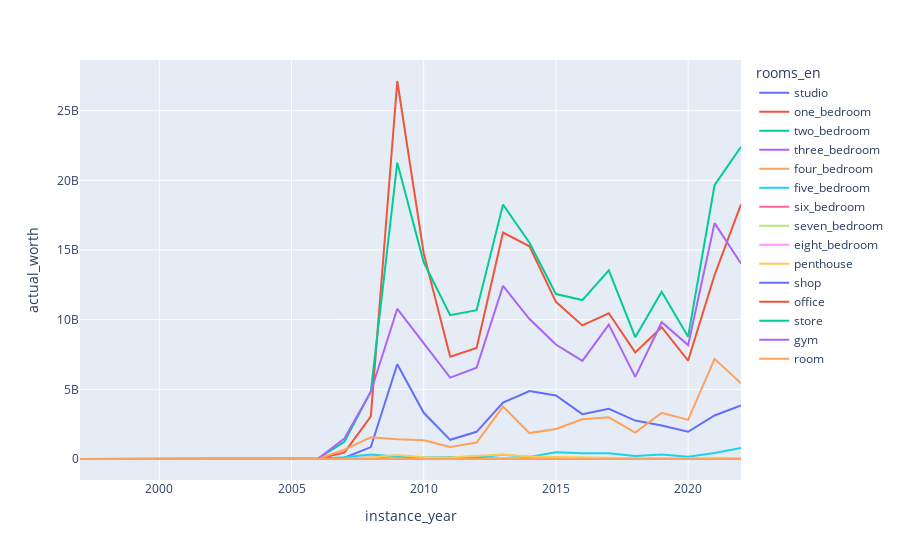

Source (notebook cell):
### Markdown cell above
# Property Type By Year

### Code cell
plot_df = dld_sub.groupby(["instance_year", "rooms_en"], as_index=False)["actual_worth"].agg(sum)
    
px.line(
    data_frame=plot_df,
    x="instance_year",
    y="actual_worth",
    color="rooms_en"
)

### Figure 1 — Plotly figure (JSON) as saved in the notebook; plotly's stock layout.template omitted (floating-point values rounded to 4 significant figures)
{"data": [{"hovertemplate": "rooms_en=studio<br>instance_year=%{x}<br>actual_worth=%{y}<extra></extra>", "legendgroup": "studio", "line": {"color": "#636efa", "dash": "solid"}, "marker": {"symbol": "circle"}, "mode": "lines", "name": "studio", "orientation": "v", "showlegend": true, "type": "scatter", "x": [1997, 1998, 1999, 2000, 2001, 2002, 2003, 2004, 2005, 2006, 2007, 2008, 2009, 2010, 2011, 2012, 2013, 2014, 2015, 2016, 2017, 2018, 2019, 2020, 2021, 2022], "xaxis": "x", "y": [0, 0, 0, 0, 0, 0, 0, 252000, 927410, 1636055, 91821586, 856378666, 6799311945, 3314792314, 1376178222, 1949832925, 4051076145, 4881636236, 4563707424, 3217360883, 3605476833, 2756770587, 2403762162, 1953726388, 3125658174, 3838942260], "yaxis": "y"}, {"hovertemplate": "rooms_en=one_bedroom<br>instance_year=%{x}<br>actual_worth=%{y}<extra></extra>", "legendgroup": "one_bedroom", "line": {"color": "#EF553B", "dash": "solid"}, "marker": {"symbol": "circle"}, "mode": "lines", "name": "one_bedroom", "orientation": "v", "showlegend": true, "type": "scatter", "x": [1997, 1998, 1999, 2000, 2001, 2002, 2003, 2004, 2005, 2006, 2007, 2008, 2009, 2010, 2011, 2012, 2013, 2014, 2015, 2016, 2017, 2018, 2019, 2020, 2021, 2022], "xaxis": "x", "y": [0, 0, 0, 0, 0, 0, 0, 5784700, 12892636, 11013083, 463635565, 3059978921, 27131040203, 14771163516, 7341464671, 7975594624, 16254893203, 15264824956, 11280161602, 9589468051, 10462178722, 7654187599, 9459320836, 7064546630, 13196855153, 18269470490], "yaxis": "y"}, {"hovertemplate": "rooms_en=two_bedroom<br>instance_year=%{x}<br>actual_worth=%{y}<extra></extra>", "legendgroup": "two_bedroom", "line": {"color": "#00cc96", "dash": "solid"}, "marker": {"symbol": "circle"}, "mode": "lines", "name": "two_bedroom", "orientation": "v", "showlegend": true, "type": "scatter", "x": [1997, 1998, 1999, 2000, 2001, 2002, 2003, 2004, 2005, 2006, 2007, 2008, 2009, 2010, 2011, 2012, 2013, 2014, 2015, 2016, 2017, 2018, 2019, 2020, 2021, 2022], "xaxis": "x", "y": [0, 0, 0, 0, 0, 0, 0, 24941000, 15894845, 29755422, 1228685381, 4843630502, 21271121602, 14120419381, 10323940447, 10679336131, 18258338697, 15524023662, 11837671248, 11407184327, 13540969957, 8743150810, 12001858985, 8778633213, 19648683224, 22407207174], "yaxis": "y"}, {"hovertemplate": "rooms_en=three_bedroom<br>instance_year=%{x}<br>actual_worth=%{y}<extra></extra>", "legendgroup": "three_bedroom", "line": {"color": "#ab63fa", "dash": "solid"}, "marker": {"symbol": "circle"}, "mode": "lines", "name": "three_bedroom", "orientation": "v", "showlegend": true, "type": "scatter", "x": [1997, 1998, 1999, 2000, 2001, 2002, 2003, 2004, 2005, 2006, 2007, 2008, 2009, 2010, 2011, 2012, 2013, 2014, 2015, 2016, 2017, 2018, 2019, 2020, 2021, 2022], "xaxis": "x", "y": [0, 0, 0, 0, 0, 0, 0, 18176000, 6150000, 7232500, 1474290678, 4830152805, 10779752681, 8282043542, 5844580830, 6550616974, 12432438053, 10045063341, 8213466997, 7041209413, 9645395947, 5892227721, 9818421180, 8175083873, 16928232825, 14030203929], "yaxis": "y"}, {"hovertemplate": "rooms_en=four_bedroom<br>instance_year=%{x}<br>actual_worth=%{y}<extra></extra>", "legendgroup": "four_bedroom", "line": {"color": "#FFA15A", "dash": "solid"}, "marker": {"symbol": "circle"}, "mode": "lines", "name": "four_bedroom", "orientation": "v", "showlegend": true, "type": "scatter", "x": [1997, 1998, 1999, 2000, 2001, 2002, 2003, 2004, 2005, 2006, 2007, 2008, 2009, 2010, 2011, 2012, 2013, 2014, 2015, 2016, 2017, 2018, 2019, 2020, 2021, 2022], "xaxis": "x", "y": [0, 0, 0, 0, 0, 0, 0, 0, 0, 0, 668421056, 1554894694, 1422777889, 1339038939, 866156988, 1182061397, 3757485890, 1859912981, 2157849404, 2847189197, 2989926057, 1899702480, 3312617348, 2803928234, 7186310148, 5431527015], "yaxis": "y"}, {"hovertemplate": "rooms_en=five_bedroom<br>instance_year=%{x}<br>actual_worth=%{y}<extra></extra>", "legendgroup": "five_bedroom", "line": {"color": "#19d3f3", "dash": "solid"}, "marker": {"symbol": "circle"}, "mode": "lines", "name": "five_bedroom", "orientation": "v", "showlegend": true, "type": "scatter", "x": [1997, 1998, 1999, 2000, 2001, 2002, 2003, 2004, 2005, 2006, 2007, 2008, 2009, 2010, 2011, 2012, 2013, 2014, 2015, 2016, 2017, 2018, 2019, 2020, 2021, 2022], "xaxis": "x", "y": [0, 0, 0, 0, 0, 0, 0, 0, 0, 0, 130554269, 323593002, 177385378, 114863461, 144667341, 111556998, 303017033, 136749191, 479691076, 419072209, 418685063, 212825308, 315892287, 170409005, 433243886, 792822197], "yaxis": "y"}, {"hovertemplate": "rooms_en=six_bedroom<br>instance_year=%{x}<br>actual_worth=%{y}<extra></extra>", "legendgroup": "six_bedroom", "line": {"color": "#FF6692", "dash": "solid"}, "marker": {"symbol": "circle"}, "mode": "lines", "name": "six_bedroom", "orientation": "v", "showlegend": true, "type": "scatter", "x": [1997, 1998, 1999, 2000, 2001, 2002, 2003, 2004, 2005, 2006, 2007, 2008, 2009, 2010, 2011, 2012, 2013, 2014, 2015, 2016, 2017, 2018, 2019, 2020, 2021, 2022], "xaxis": "x", "y": [0, 0, 0, 0, 0, 0, 0, 0, 0, 0, 38608919, 99266717, 18726412, 37225394, 20505095, 40026411, 42779751, 38647850, 20075000, 26681776, 42278670, 28887613, 14059940, 12495000, 20080000, 14265000], "yaxis": "y"}, {"hovertemplate": "rooms_en=seven_bedroom<br>instance_year=%{x}<br>actual_worth=%{y}<extra></extra>", "legendgroup": "seven_bedroom", "line": {"color": "#B6E880", "dash": "solid"}, "marker": {"symbol": "circle"}, "mode": "lines", "name": "seven_bedroom", "orientation": "v", "showlegend": true, "type": "scatter", "x": [1997, 1998, 1999, 2000, 2001, 2002, 2003, 2004, 2005, 2006, 2007, 2008, 2009, 2010, 2011, 2012, 2013, 2014, 2015, 2016, 2017, 2018, 2019, 2020, 2021, 2022], "xaxis": "x", "y": [0, 0, 0, 0, 0, 0, 0, 0, 0, 0, 0, 0, 0, 0, 0, 0, 4655000, 0, 0, 0, 0, 0, 0, 0, 0, 0], "yaxis": "y"}, {"hovertemplate": "rooms_en=eight_bedroom<br>instance_year=%{x}<br>actual_worth=%{y}<extra></extra>", "legendgroup": "eight_bedroom", "line": {"color": "#FF97FF", "dash": "solid"}, "marker": {"symbol": "circle"}, "mode": "lines", "name": "eight_bedroom", "orientation": "v", "showlegend": true, "type": "scatter", "x": [1997, 1998, 1999, 2000, 2001, 2002, 2003, 2004, 2005, 2006, 2007, 2008, 2009, 2010, 2011, 2012, 2013, 2014, 2015, 2016, 2017, 2018, 2019, 2020, 2021, 2022], "xaxis": "x", "y": [0, 0, 0, 0, 0, 0, 0, 0, 0, 0, 0, 0, 0, 0, 0, 0, 0, 0, 0, 0, 0, 0, 0, 0, 0, 0], "yaxis": "y"}, {"hovertemplate": "rooms_en=penthouse<br>instance_year=%{x}<br>actual_worth=%{y}<extra></extra>", "legendgroup": "penthouse", "line": {"color": "#FECB52", "dash": "solid"}, "marker": {"symbol": "circle"}, "mode": "lines", "name": "penthouse", "orientation": "v", "showlegend": true, "type": "scatter", "x": [1997, 1998, 1999, 2000, 2001, 2002, 2003, 2004, 2005, 2006, 2007, 2008, 2009, 2010, 2011, 2012, 2013, 2014, 2015, 2016, 2017, 2018, 2019, 2020, 2021, 2022], "xaxis": "x", "y": [0, 0, 0, 0, 0, 0, 0, 0, 0, 4132500, 22356800, 99588950, 295771204, 117191804, 113539537, 232118536, 322101687, 176959817, 145185443, 78872421, 62016299, 62628132, 39208950, 30715000, 96499059, 59325700], "yaxis": "y"}, {"hovertemplate": "rooms_en=shop<br>instance_year=%{x}<br>actual_worth=%{y}<extra></extra>", "legendgroup": "shop", "line": {"color": "#636efa", "dash": "solid"}, "marker": {"symbol": "circle"}, "mode": "lines", "name": "shop", "orientation": "v", "showlegend": true, "type": "scatter", "x": [1997, 1998, 1999, 2000, 2001, 2002, 2003, 2004, 2005, 2006, 2007, 2008, 2009, 2010, 2011, 2012, 2013, 2014, 2015, 2016, 2017, 2018, 2019, 2020, 2021, 2022], "xaxis": "x", "y": [0, 0, 0, 0, 0, 0, 0, 0, 0, 0, 0, 2104989, 15269778, 13375589, 4224893, 11118876, 1394800, 4627500, 3639275, 1000000, 0, 0, 0, 1700000, 2025200, 0], "yaxis": "y"}, {"hovertemplate": "rooms_en=office<br>instance_year=%{x}<br>actual_worth=%{y}<extra></extra>", "legendgroup": "office", "line": {"color": "#EF553B", "dash": "solid"}, "marker": {"symbol": "circle"}, "mode": "lines", "name": "office", "orientation": "v", "showlegend": true, "type": "scatter", "x": [1997, 1998, 1999, 2000, 2001, 2002, 2003, 2004, 2005, 2006, 2007, 2008, 2009, 2010, 2011, 2012, 2013, 2014, 2015, 2016, 2017, 2018, 2019, 2020, 2021, 2022], "xaxis": "x", "y": [0, 0, 0, 0, 0, 0, 0, 0, 0, 0, 0, 0, 0, 0, 0, 0, 0, 0, 4018800, 0, 0, 0, 0, 0, 0, 2700000], "yaxis": "y"}, {"hovertemplate": "rooms_en=store<br>instance_year=%{x}<br>actual_worth=%{y}<extra></extra>", "legendgroup": "store", "line": {"color": "#00cc96", "dash": "solid"}, "marker": {"symbol": "circle"}, "mode": "lines", "name": "store", "orientation": "v", "showlegend": true, "type": "scatter", "x": [1997, 1998, 1999, 2000, 2001, 2002, 2003, 2004, 2005, 2006, 2007, 2008, 2009, 2010, 2011, 2012, 2013, 2014, 2015, 2016, 2017, 2018, 2019, 2020, 2021, 2022], "xaxis": "x", "y": [0, 0, 0, 0, 0, 0, 0, 0, 0, 0, 0, 0, 0, 0, 0, 0, 0, 0, 0, 0, 0, 0, 0, 0, 0, 0], "yaxis": "y"}, {"hovertemplate": "rooms_en=gym<br>instance_year=%{x}<br>actual_worth=%{y}<extra></extra>", "legendgroup": "gym", "line": {"color": "#ab63fa", "dash": "solid"}, "marker": {"symbol": "circle"}, "mode": "lines", "name": "gym", "orientation": "v", "showlegend": true, "type": "scatter", "x": [1997, 1998, 1999, 2000, 2001, 2002, 2003, 2004, 2005, 2006, 2007, 2008, 2009, 2010, 2011, 2012, 2013, 2014, 2015, 2016, 2017, 2018, 2019, 2020, 2021, 2022], "xaxis": "x", "y": [0, 0, 0, 0, 0, 0, 0, 0, 0, 0, 0, 0, 0, 0, 0, 0, 0, 0, 0, 0, 0, 0, 0, 0, 0, 0], "yaxis": "y"}, {"hovertemplate": "rooms_en=room<br>instance_year=%{x}<br>actual_worth=%{y}<extra></extra>", "legendgroup": "room", "line": {"color": "#FFA15A", "dash": "solid"}, "marker": {"symbol": "circle"}, "mode": "lines", "name": "room", "orientation": "v", "showlegend": true, "type": "scatter", "x": [1997, 1998, 1999, 2000, 2001, 2002, 2003, 2004, 2005, 2006, 2007, 2008, 2009, 2010, 2011, 2012, 2013, 2014, 2015, 2016, 2017, 2018, 2019, 2020, 2021, 2022], "xaxis": "x", "y": [0, 0, 0, 0, 0, 0, 0, 0, 0, 0, 0, 0, 25783673, 0, 2847290, 1762380, 12362458, 841725, 170000, 1242246, 2650000, 575000, 1646363, 320000, 790000, 2396813], "yaxis": "y"}], "layout": {"legend": {"title": {"text": "rooms_en"}, "tracegroupgap": 0}, "margin": {"t": 60}, "xaxis": {"anchor": "y", "domain": [0, 1], "title": {"text": "instance_year"}}, "yaxis": {"anchor": "x", "domain": [0, 1], "title": {"text": "actual_worth"}}}}
